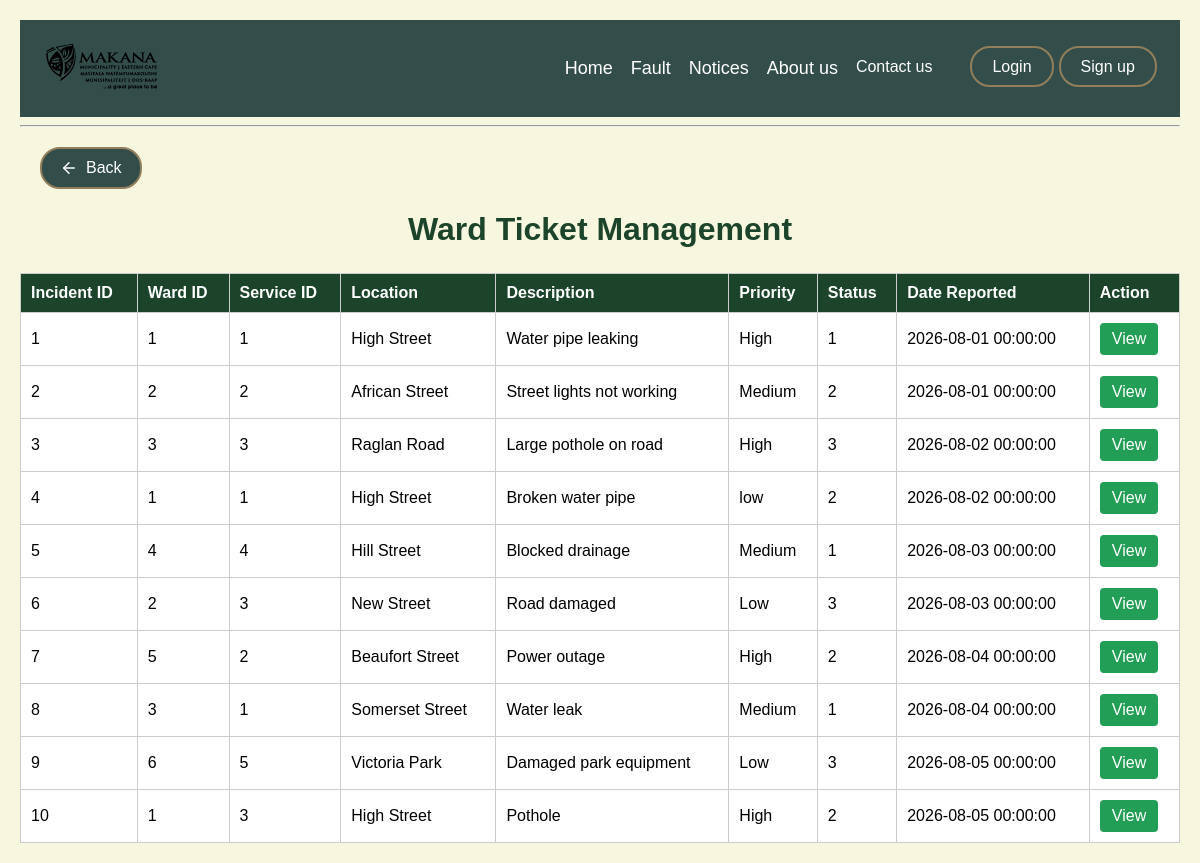
The app's page /ward_councillor_dashboard/WardTicketManagement.php with its own data.
### tables this page shows
CREATE TABLE incident_ticket (
    incident_id INT AUTO_INCREMENT PRIMARY KEY,
    username VARCHAR(50) NOT NULL,
    service_id INT NOT NULL,
    ward_id INT NOT NULL,
    address_id INT NOT NULL,
    status_id INT NOT NULL,
    incident_description TEXT NOT NULL,
    location_description VARCHAR(255),
    priority VARCHAR(30) DEFAULT 'Normal',
    date_reported DATETIME DEFAULT CURRENT_TIMESTAMP,
    date_resolved DATETIME NULL,
    latitude DECIMAL(10,8),
    longitude DECIMAL(11,8),
    created_at DATETIME DEFAULT CURRENT_TIMESTAMP,

    CONSTRAINT fk_incident_user
        FOREIGN KEY (username)
        REFERENCES user(username),

    CONSTRAINT fk_incident_service
        FOREIGN KEY (service_id)
        REFERENCES municipal_service(service_id),

    CONSTRAINT fk_incident_ward
        FOREIGN KEY (ward_id)
        REFERENCES ward(ward_id),

    CONSTRAINT fk_incident_address
        FOREIGN KEY (address_id)
        REFERENCES address_directory(address_id),

    CONSTRAINT fk_incident_status
        FOREIGN KEY (status_id)
        REFERENCES ticket_status(status_id)
);

### ward_councillor_dashboard/WardTicketManagement.php (the view, shortened to what this page needs)
<?php
include "Error404Connection.php";
$sql = "SELECT incident_id, ward_id, service_id, location_description, incident_description, priority,
               status_id, date_reported, created_at
        FROM incident_ticket
        ORDER BY created_at DESC";
$result = $conn->query($sql);
?>
<!DOCTYPE html>
<html lang="en">
<head>
</head>
<nav class="navbar">
        <div class="logo">
            <img src="MakanaLogo.svg" alt="Makhanda logo">
        </div>
        <ul class="nav-links">
            <li><a href="homepage.php" class="link"> Home </a></li>
            <li><a href="PublicFaultBoard.php" class="link"> Fault </a></li>
            <li><a href="ward_notices" class="link"> Notices  </a></li>
            <li><a href="about_us_page.html" class="link"> About us </a></li>
            <li><a href="contactUs.html" class="navItem">Contact us</a></li>
            <div id="navbuttons">
                <li><a href="login.html" class="btn"> Login </a></li>
                <li><a href="register.html" class="btn"> Sign up </a></li>
            </div>
        </ul>
    </nav>
    <hr>
<body>
   <div class="backNavWrapper">
    <div class="backNavContainer">
        <a href="#" onclick="history.back(); return false;" class="backBtn">
            <svg width="18" height="18" viewBox="0 0 24 24" fill="none"
                 stroke="currentColor" stroke-width="2"
                 stroke-linecap="round" stroke-linejoin="round">
                <line x1="19" y1="12" x2="5" y2="12"></line>
                <polyline points="12 19 5 12 12 5"></polyline>
            </svg>
            <span>Back</span>
        </a>
    </div>
</div>
    <h1>Ward Ticket Management</h1>
    <table>
        <tr>
            <th>Incident ID</th>
            <th>Ward ID</th>
            <th>Service ID</th>
            <th>Location</th>
            <th>Description</th>
            <th>Priority</th>
            <th>Status</th>
            <th>Date Reported</th>
            <th>Action</th>
        </tr>
        <?php
        if ($result->num_rows > 0) {
            while ($row = $result->fetch_assoc()) {
        ?>
                <tr>
                    <td>
                        <?php echo htmlspecialchars($row['incident_id']); ?>
                    </td>
                    <td>
                        <?php echo htmlspecialchars($row['ward_id']); ?>
                    </td>
                    <td>
                        <?php echo htmlspecialchars($row['service_id']); ?>
                    </td>
                    <td>
                        <?php echo htmlspecialchars($row['location_description']); ?>
                    </td>
                    <td>
                        <?php echo htmlspecialchars($row['incident_description']); ?>
                    </td>
                    <td>
                        <?php echo htmlspecialchars($row['priority']); ?>
                    </td>
                    <td>
                        <?php echo htmlspecialchars($row['status_id']); ?>
                    </td>
                    <td>
                        <?php echo htmlspecialchars($row['date_reported']); ?>
                    </td>
                    <td>
                        <a class="view-btn"
                           href="ticketDetails.php?ticketId=<?php echo urlencode($row['incident_id']); ?>">
                            View
                        </a>
                    </td>
                </tr>
        <?php
            }
        }
        ?>
    </table>
</body>
</html>

### ward_councillor_dashboard/WardTicketManagement.php (style rules this page uses)
body { font-family: Arial, sans-serif; background-color: #f7f7df; margin: 20px; }
h1 { text-align: center; color: #1b442b; margin-bottom: 25px; }
table { width: 100%; border-collapse: collapse; background-color: white; }
th { background-color: #1b442b; color: white; }
th, td { border: 1px solid #ccc; padding: 10px; text-align: left; }
.view-btn { display: inline-block; background-color: #239e56; color: white; padding: 7px 12px; border-radius: 4px; text-decoration: none; }
.navbar { display:flex; justify-content: space-between; align-items: center; padding:20px 2%; background-color: #334e4a; position: sticky; top:0; z-index: 1000; }
.nav-links { display: flex; flex-direction: row; gap: 1.5vw; list-style: none; flex-wrap: nowrap; }
.nav-links a { text-decoration: none; color: white; }
.link { text-decoration: none; color: white; position: relative; font-size: 1.5vw; }
.link::after { content: ""; position: absolute; left: 0; bottom: -3px; width: 0; height: 2px; background-color: #917e5a; transition: width 0.3s ease; }
.logo img { width: 10vw; min-width: 80px; max-width: 150px; height: auto; }
.btn { background-color: #334e4a; color:white; padding: 10px 20px 10px 20px; text-decoration: none; border-radius: 20px; border: 2px solid #917e5a; transition: 0.4s; font-size: 16px; white-space: nowrap; }
#navbuttons { display: flex; gap:5px; margin-left: 20px; }
.backNavWrapper { width: 100%; margin: 20px 0; }
.backNavContainer { display: flex; align-items: center; padding-left: 20px; }
.backBtn { display: inline-flex; align-items: center; gap: 8px; background-color: #334e4a; color: white; padding: 10px 18px; border: 2px solid #917e5a; border-radius: 20px; text-decoration: none; font-size: 16px; transition: 0.3s; }
.backBtn svg { width: 18px; height: 18px; }

### records on screen
incident_ticket: incident_id "1", ward "1", service "1", location_description "High Street", incident_description "Water pipe leaking", priority "High", status "1", date_reported "2026-08-01 00:00:00"
incident_ticket: incident_id "2", ward "2", service "2", location_description "African Street", incident_description "Street lights not working", priority "Medium", status "2", date_reported "2026-08-01 00:00:00"
incident_ticket: incident_id "3", ward "3", service "3", location_description "Raglan Road", incident_description "Large pothole on road", priority "High", status "3", date_reported "2026-08-02 00:00:00"
incident_ticket: incident_id "4", ward "1", service "1", location_description "High Street", incident_description "Broken water pipe", priority "low", status "2", date_reported "2026-08-02 00:00:00"
incident_ticket: incident_id "5", ward "4", service "4", location_description "Hill Street", incident_description "Blocked drainage", priority "Medium", status "1", date_reported "2026-08-03 00:00:00"
incident_ticket: incident_id "6", ward "2", service "3", location_description "New Street", incident_description "Road damaged", priority "Low", status "3", date_reported "2026-08-03 00:00:00"
incident_ticket: incident_id "7", ward "5", service "2", location_description "Beaufort Street", incident_description "Power outage", priority "High", status "2", date_reported "2026-08-04 00:00:00"
incident_ticket: incident_id "8", ward "3", service "1", location_description "Somerset Street", incident_description "Water leak", priority "Medium", status "1", date_reported "2026-08-04 00:00:00"
incident_ticket: incident_id "9", ward "6", service "5", location_description "Victoria Park", incident_description "Damaged park equipment", priority "Low", status "3", date_reported "2026-08-05 00:00:00"
incident_ticket: incident_id "10", ward "1", service "3", location_description "High Street", incident_description "Pothole", priority "High", status "2", date_reported "2026-08-05 00:00:00"
